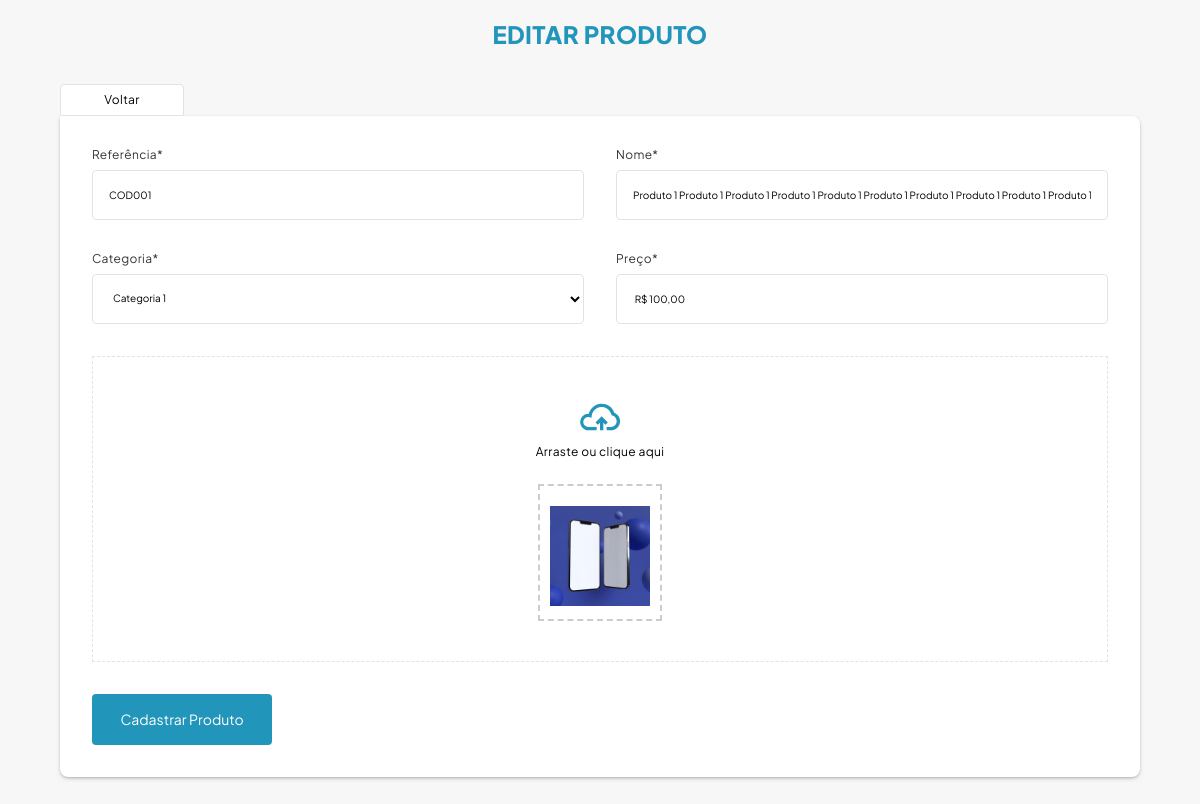
Screenshot of /product/edit/1 with the database file from the repository.
### tables this page shows
CREATE TABLE `tb_produtos` (
  `id` int(11) NOT NULL,
  `cod_produto` varchar(100) NOT NULL,
  `name` varchar(100) NOT NULL,
  `categoria` varchar(100) NOT NULL,
  `preco` float NOT NULL
);

CREATE TABLE `tb_imagem_produtos` (
  `id` int(11) NOT NULL,
  `id_produto` int(11) NOT NULL,
  `url` varchar(100) NOT NULL
);

### Core/Controller.php (called while the page is built, shortened)
<?php
class Controller {
	public function loadTemplate($viewName, $viewData = array()) {
		require 'views/layout.php';
	}
	public function loadViewInTemplate($viewName, $viewData = array()) {
		extract($viewData);
		require 'views/'.$viewName.'.php';
	}
}
?>

### Core/Core.php (called while the page is built, shortened)
<?php
class Core {
	public function run() {
		$url = '/';
		if(isset($_GET['url'])) {
			$url .= $_GET['url'];
		}
		$params = array();
		if(!empty($url) && $url != '/') {
			$url = explode('/', $url);
			array_shift($url);
			array_shift($url);
			if(isset($url[0]) && !empty($url[0])) {
				$currentAction = $url[0];
				array_shift($url);
			} else {
				$currentAction = 'index';
			}
			if(count($url) > 0) {
				$params = $url;
			}
		} else {
			$currentController = 'HomeController';
			$currentAction = 'index';
		}
		$c = new $newController();
		call_user_func_array(array($c, $currentAction), $params);
	}
}
?>

### index.php (called while the page is built, shortened)
<?php
$core = new Core\Core();
$core->run();
?>

### Core/Model.php (called while the page is built, shortened)
<?php
class Model {
	public function __construct() {
		global $db;
		$this->db = $db;
	}
}
?>

### Models/Products.php (called while the page is built, shortened)
<?php
class Products extends Model {
  public function getProduct($id) {
    $sql = "SELECT * FROM tb_produtos WHERE id = :id";
    $sql = $this->db->prepare($sql);
    $sql->bindValue(":id", $id);
    $sql->execute();
    if($sql->rowCount() > 0){
      $product = $sql->fetch(\PDO::FETCH_ASSOC);
      $product['imagem'] = $this->getImagesByProductId($product['id']);
      return $product;
    } else {
      $_SESSION['returnMsg'] = 'O Produto não foi encontrados';
      return $_SESSION['returnMsg'];
    }
  }
  public function getImagesByProductId($id) {
    $array = [];
    $sql = "SELECT url FROM tb_imagem_produtos WHERE id_produto = :id";
    $sql = $this->db->prepare($sql);
    $sql->bindValue(":id", $id);
    $sql->execute();
    if($sql->rowCount() > 0) {
      $array = $sql->fetchAll(\PDO::FETCH_ASSOC);
    }
    return $array;
  }
}
?>

### views/pages/product_edit.php (the view, shortened to what this page needs)
<section class="header container">
  <h1>EDITAR PRODUTO</h1>
</section>
<section class="section list-products container">
  <div class="top">
    <a class="link" href="<?php echo BASE_URL; ?>home">Voltar</a>
  </div>
  <div class="list-wrapper">
    <form class="form-wrapper" action="<?php echo BASE_URL; ?>product/edit_action" method="POST" enctype="multipart/form-data">
      <fieldset>
        <label class="label col-md" for="cod_produto">
          <span>Referência*</span>
          <input class="input" type="text" name="cod_produto" value="<?php echo $item['cod_produto']; ?>" placeholder="Digite aqui..." required maxlength="10">
        </label>
        <label class="label col-md" for="name">
          <span>Nome*</span>
          <input class="input" type="text" name="name" value="<?php echo $item['name']; ?>"  placeholder="Digite aqui..." required maxlength="100">
        </label>
        <label class="label col-md" for="category">
          <span>Categoria*</span>
          <select class="select" name="category" required>
            <option value="<?php echo $item['categoria']; ?>"><?php echo $item['categoria']; ?></option>
          </select>
        </label>
        <label class="label" for="price" required>
          <span>Preço*</span>
          <input class="input" type="text" name="price" value=" <?php echo 'R$ ' . number_format($item['preco'], 2, ',', '.'); ?>" placeholder="Digite aqui..." required data-price maxlength="10">
        </label>
        <label class="label -image" for="image" data-image-form>
          <svg class="icon"><use xlink:href="#icon-image" /></svg>
          <h4>Arraste ou clique aqui</h4>
          <div class="image-preview-container">
            <img class="image-preview" src="<?php echo BASE_URL; ?>media/products/<?php echo $item['imagem'][0]['url']; ?>" alt="Imagem selecionada" style="max-width: 100%; margin-top: 10px;"/>
          </div>
        </label>
        <button class="btn" type="submit">Cadastrar Produto</button>
      </fieldset>
    </form>
  </div>
</section>

### assets/style/style.css (style rules this page uses)
* { box-sizing: border-box; }
html { line-height: 1.15; -webkit-text-size-adjust: 100%; }
body { margin: 0; }
h1, h2, h3, h4, h5, h6, p { margin: 0; }
a { background-color: transparent; color: currentColor; text-decoration: none; }
img { border-style: none; max-width: 100%; }
button, input, optgroup, select, textarea { font-family: inherit; font-size: 100%; line-height: 1.15; margin: 0; cursor: pointer; color: currentColor; }
button, input { overflow: visible; }
button, select { text-transform: none; }
button, [type=button], [type=reset], [type=submit] { -webkit-appearance: button; border: 0; background: transparent; box-shadow: 0; }
fieldset { padding: 0.35em 0.75em 0.625em; }
:root { --white: #fff; --gray-1: #e3e3e3; --blue: #2295ba; }
.container { padding-right: 5%; padding-left: 5%; margin-right: auto; margin-left: auto; width: 100%; max-width: 2000px; }
html { font-size: 62.5%; background-color: rgba(0, 0, 0, 0.03); }
body { font-family: var(--font-family-base) !important; letter-spacing: 0.35px; overflow-x: hidden; }
h1 { font-weight: 800; font-size: 2.4rem; color: var(--blue); text-align: center; line-height: 2rem; text-transform: uppercase; margin-top: 2.4rem; margin-bottom: 4rem; }
a { text-decoration: none; color: currentColor; transition: all ease-in-out 0.25s; }
button { border: none; transition: all ease-in-out 0.25s; }
.section { margin-bottom: 8rem; }
.icon { color: currentColor; height: 1.8rem; width: 1.8rem; }
@media (min-width: 992px) { .icon { height: 2.4rem; width: 2.4rem; } }
.top { display: flex; justify-content: flex-start; align-items: center; }
.top .link { height: 3.2rem; border-radius: 0.4rem 0.4rem 0 0; border: 1px solid var(--gray-1); display: flex; align-items: center; justify-content: center; padding: 0.8rem; background: var(--white); font-size: 1.2rem; width: 10rem; transition: all linear 0.25s; }
@media (min-width: 992px) { .top .link { width: 12.4rem; } }
:root { --font-family-base: "Plus Jakarta Sans", sans-serif; }
.header { margin: 2.4rem 0; }
.list-products .list-wrapper { background-color: var(--white); padding: 0; border-radius: 0 0 0.8rem 0.8rem; box-shadow: rgba(50, 50, 93, 0.25) 0px 2px 5px -1px, rgba(0, 0, 0, 0.3) 0px 1px 3px -1px; }
@media (min-width: 992px) { .list-products .list-wrapper { padding: 1.6rem; border-radius: 0 0.8rem 0.8rem 0.8rem; } }
.form-wrapper { padding: 1.6rem; }
.form-wrapper fieldset { display: flex; flex-wrap: wrap; justify-content: space-between; border: 0; margin: 0; padding: 0; }
.form-wrapper .label { display: block; margin-bottom: 3.2rem; width: 100%; }
@media (min-width: 992px) { .form-wrapper .label { width: calc(50% - 1.6rem); } }
.form-wrapper .label span { color: #363636; display: block; font-size: 1.2rem; font-weight: 400; margin-bottom: 0.8rem; }
.form-wrapper .input, .form-wrapper .select { background-color: var(--white); border: 1px solid var(--gray-1); border-radius: 0.4rem; font-weight: var(--font-weight-base); height: 5rem; width: 100%; padding: 1rem 1.6rem; }
.form-wrapper .label.-image { border: 1px dashed var(--gray-1); display: flex; flex-direction: column; align-items: center; justify-content: center; padding: 4rem; width: 100%; position: relative; }
.form-wrapper .label.-image .icon { height: 4rem; width: 4rem; color: var(--blue); margin-bottom: 0.8rem; }
.form-wrapper .label.-image h4 { font-size: 1.2rem; font-weight: 400; margin-bottom: 1.6rem; }
.form-wrapper .image-preview-container { margin-top: 10px; border: 2px dashed #ccc; padding: 10px; text-align: center; }
.form-wrapper .image-preview { max-width: 100px; max-height: 100px; object-fit: contain; }
.form-wrapper .btn { background-color: var(--blue); color: var(--white); height: 5.1rem; border-radius: 0.4rem; font-size: 1.4rem; font-weight: 400; padding: 0.8rem 1.2rem; width: 100%; }
@media (min-width: 992px) { .form-wrapper .btn { max-width: 18rem; } }
.list-products .list-wrapper { background-color: var(--white); padding: 0; border-radius: 0 0.8rem 0.8rem 0.8rem; box-shadow: rgba(50, 50, 93, 0.25) 0px 2px 5px -1px, rgba(0, 0, 0, 0.3) 0px 1px 3px -1px; }
@media (min-width: 992px) { .list-products .list-wrapper { padding: 1.6rem; } }

### rows the page displays
tb_produtos: cod_produto "COD001", name "Produto 1 Produto 1 Produto 1 Produto 1 Produto 1 Produto 1 Produto 1 Produto 1 Produto 1 Produto 1", category "Categoria 1", price "R$ 100,00"
tb_imagem_produtos: url (picture)
